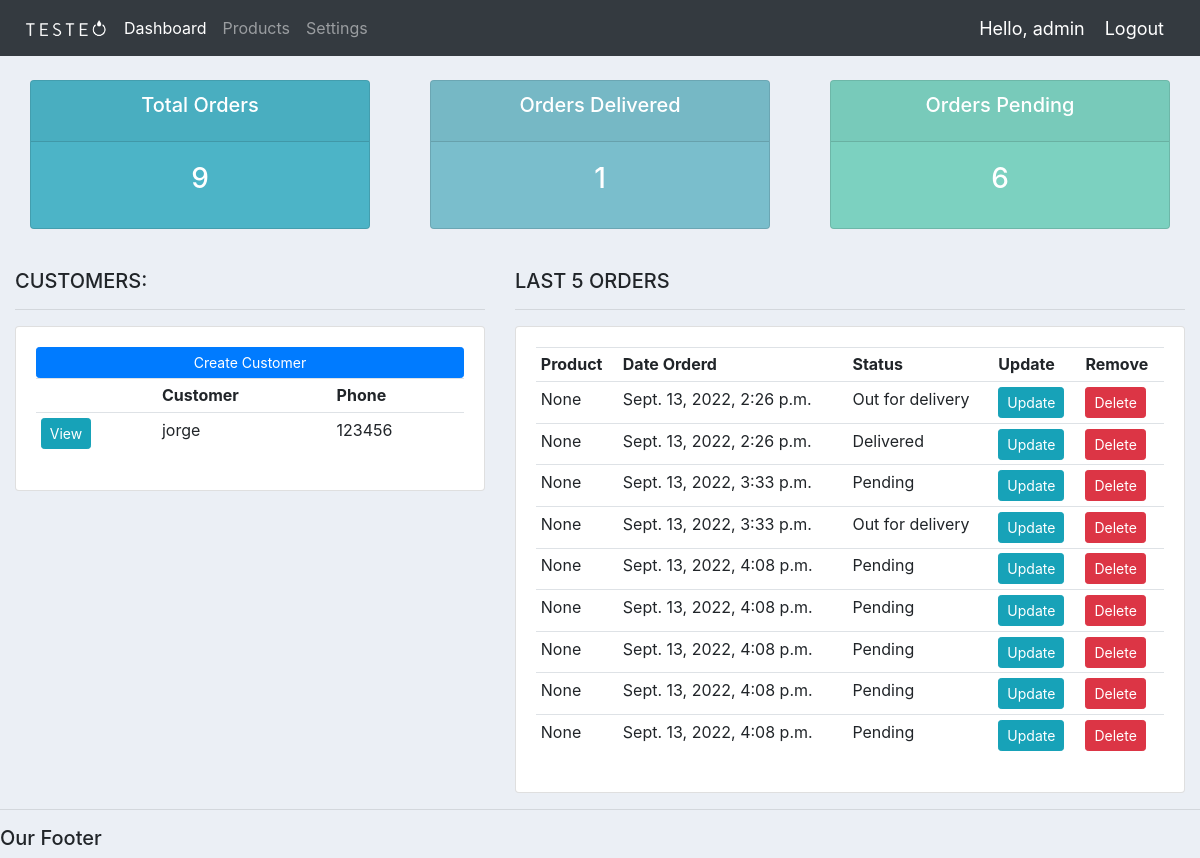
The app's page / (signed in) with its own data.
### accounts/models.py (models this page shows, shortened)
class Customer(models.Model):
	user = models.OneToOneField(User, null=True, blank=True, on_delete=models.CASCADE)
	name = models.CharField(max_length=200, null=True)
	phone = models.CharField(max_length=200, null=True)
	email = models.CharField(max_length=200, null=True)
	profile_pic = models.ImageField(default="profile1.png", null=True, blank=True)
	date_created = models.DateTimeField(auto_now_add=True, null=True)

class Order(models.Model):
	STATUS = (
			('Pending', 'Pending'),
			('Out for delivery', 'Out for delivery'),
			('Delivered', 'Delivered'),
			)
	customer = models.ForeignKey(Customer, null=True, on_delete= models.SET_NULL)
	product = models.ForeignKey(Product, null=True, on_delete= models.SET_NULL)
	date_created = models.DateTimeField(auto_now_add=True, null=True)
	status = models.CharField(max_length=200, null=True, choices=STATUS)
	note = models.CharField(max_length=1000, null=True)

### accounts/decorators.py (the view)
		def wrapper_func(request, *args, **kwargs):
			group = None
			if request.user.groups.exists():
				group = request.user.groups.all()[0].name
			if group in allowed_roles:
				return view_func(request, *args, **kwargs)
			else:
				return HttpResponse('You are not authorized to view this page')

### accounts/views.py (called while the page is built)
@login_required(login_url='login')
@allowed_users(allowed_roles=['customer', 'admin'])
def home(request):
	orders = Order.objects.all()
	customers = Customer.objects.all()
	total_customers = customers.count()
	total_orders = orders.count()
	delivered = orders.filter(status='Delivered').count()
	pending = orders.filter(status='Pending').count()
	context = {'orders':orders, 'customers':customers,
	'total_orders':total_orders,'delivered':delivered,
	'pending':pending }
	return render(request, 'accounts/dashboard.html', context)

### accounts/templates/accounts/dashboard.html
{%  extends 'accounts/main.html' %}
{% block content %}
{%  include 'accounts/status.html' %}
<br>
<div class="row">
	<div class="col-md-5">
		<h5>CUSTOMERS:</h5>
		<hr>
		<div class="card card-body">
			<a class="btn btn-primary  btn-sm btn-block" href="">Create Customer</a>
			<table class="table table-sm">
				<tr>
					<th></th>
					<th>Customer</th>
					<th>Phone</th>
				</tr>
				{% for customer in customers %}
					<tr>
						<td><a class="btn btn-sm btn-info" href="{% url 'customer' customer.id %}">View</a></td>
						<td>{{customer.name}}</td>
						<td>{{customer.phone}}</td>
					</tr>
				{% endfor %}
			</table>
		</div>
	</div>
	<div class="col-md-7">
		<h5>LAST 5 ORDERS</h5>
		<hr>
		<div class="card card-body">
			<table class="table table-sm">
				<tr>
					<th>Product</th>
					<th>Date Orderd</th>
					<th>Status</th>
					<th>Update</th>
					<th>Remove</th>
				</tr>
				{% for order in orders %}
					<tr>
						<td>{{order.product}}</td>
						<td>{{order.date_created}}</td>
						<td>{{order.status}}</td>
						<td><a class="btn btn-sm btn-info" href="{% url 'update_order' order.id %}">Update</a></td>
						<td><a class="btn btn-sm btn-danger" href="{% url 'delete_order' order.id %}">Delete</a></td>
					</tr>
				{% endfor %}
			</table>
		</div>
	</div>
</div>
{% endblock %}

### accounts/templates/accounts/navbar.html (shortened to what this page needs)
{% load static %}
<nav class="navbar navbar-expand-lg navbar-dark bg-dark">
    <img src="{% static 'images/logo.png' %}" width="100px">
    <div class="collapse navbar-collapse" id="navbarNavDropdown">
      <ul class="navbar-nav">
        <li class="nav-item active">
          <a class="nav-link" href="{% url 'home' %}">Dashboard</a>
        </li>
        <li class="nav-item">
          <a class="nav-link" href="{% url 'products' %}">Products</a>
        </li>
        <li class="nav-item">
          <a class="nav-link" href="{% url 'account' %}">Settings</a>
        </li>
      </ul>
    </div>
    <span class="hello-msg">Hello, {{request.user}}</span>
    <span ><a  class="hello-msg" href="{% url 'logout' %}">Logout</a></span>
  </nav>
  {% load static %}

### static/css/main.css (style rules this page uses)
body { background-color: #ebeff5; }

### accounts/templates/accounts/navbar.html (style rules this page uses)
.hello-msg { font-size: 18px; color: #fff; margin-right: 20px; }

### records on screen
Customer: name "jorge", phone "123456"
Order: product "None", date_created "Sept. 13, 2022, 2:26 p.m.", status "Out for delivery"
Order: product "None", date_created "Sept. 13, 2022, 2:26 p.m.", status "Delivered"
Order: product "None", date_created "Sept. 13, 2022, 3:33 p.m.", status "Pending"
Order: product "None", date_created "Sept. 13, 2022, 3:33 p.m.", status "Out for delivery"
Order: product "None", date_created "Sept. 13, 2022, 4:08 p.m.", status "Pending"
Order: product "None", date_created "Sept. 13, 2022, 4:08 p.m.", status "Pending"
Order: product "None", date_created "Sept. 13, 2022, 4:08 p.m.", status "Pending"
Order: product "None", date_created "Sept. 13, 2022, 4:08 p.m.", status "Pending"
Order: product "None", date_created "Sept. 13, 2022, 4:08 p.m.", status "Pending"

### other values on screen
{{ request.user }} "admin"
{{ total_orders }} "9"
{{ delivered }} "1"
{{ pending }} "6"
